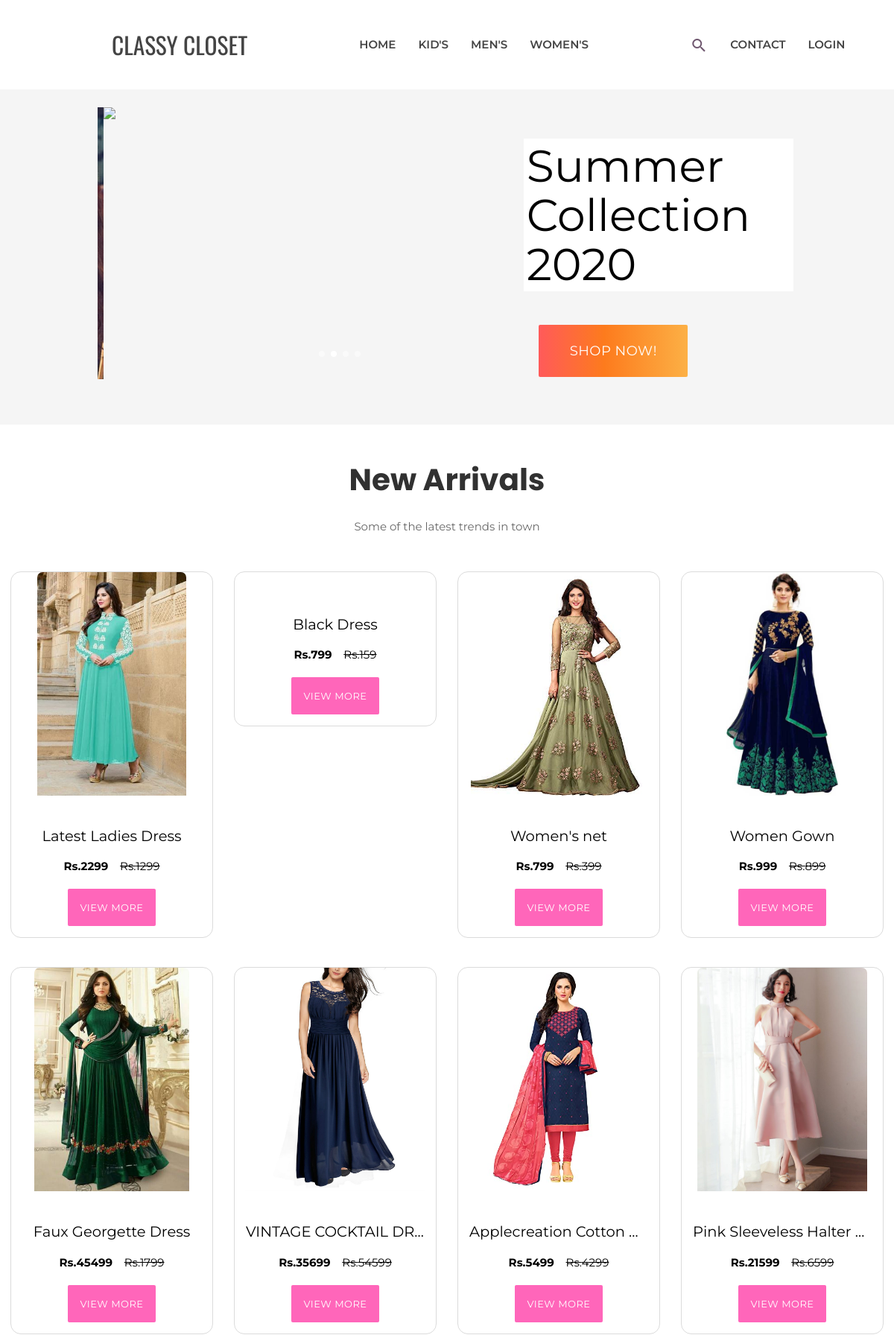
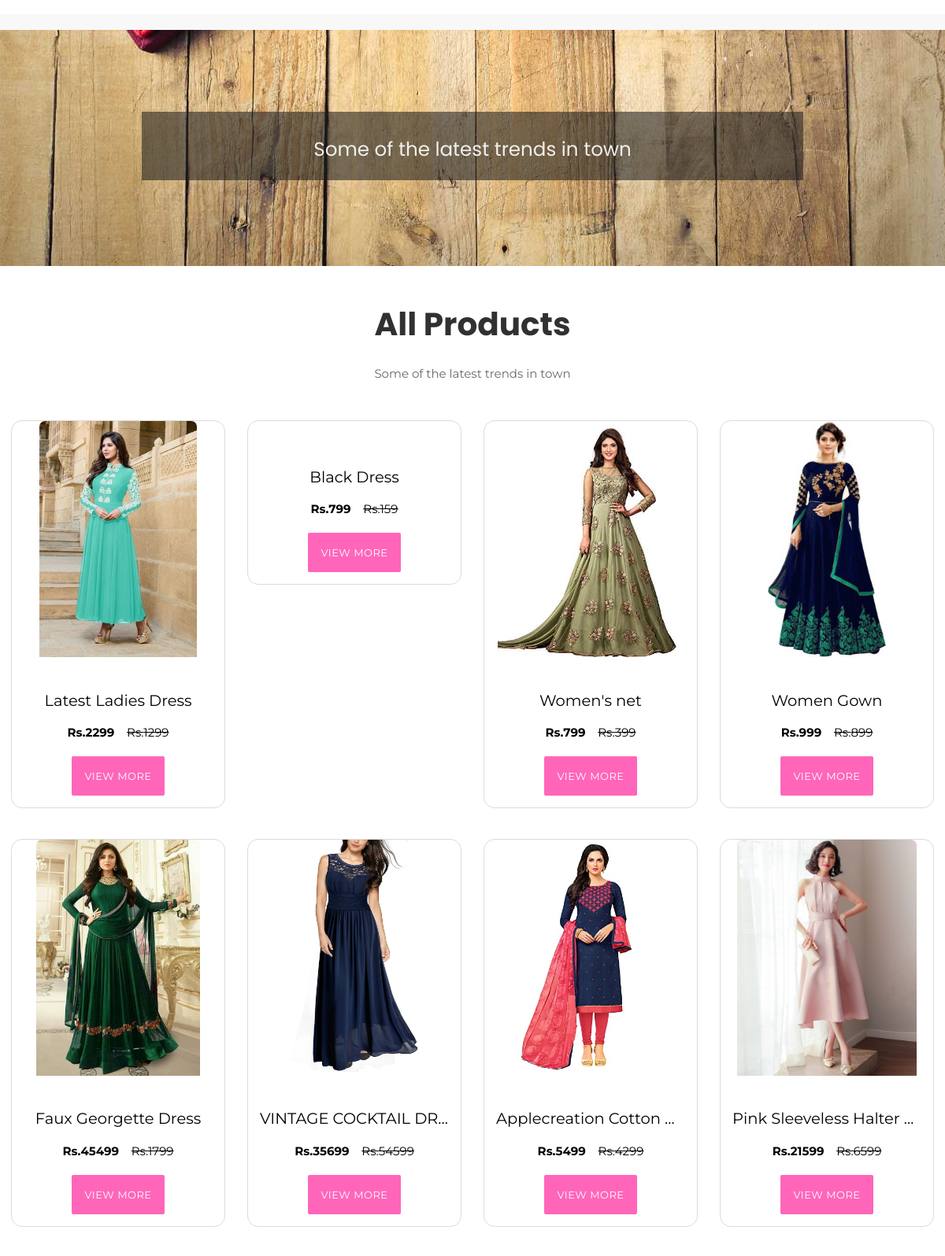
The page / (upper part) on the database its author committed (2 pictures, top to bottom).
### tables this page shows
CREATE TABLE `super_category` (
  `id` int(11) NOT NULL,
  `super_category` varchar(255) NOT NULL,
  `status` tinyint(4) NOT NULL
);

CREATE TABLE `product` (
  `id` int(11) NOT NULL,
  `categories_id` int(11) NOT NULL,
  `name` varchar(255) NOT NULL,
  `mrp` float NOT NULL,
  `price` float NOT NULL,
  `qty` int(11) NOT NULL,
  `image` varchar(255) NOT NULL,
  `short_desc` varchar(2000) NOT NULL,
  `description` text NOT NULL,
  `meta_title` varchar(2000) NOT NULL,
  `meta_desc` varchar(2000) NOT NULL,
  `meta_keyword` varchar(2000) NOT NULL,
  `status` tinyint(4) NOT NULL
);

### includes/function.inc.php (called while the page is built, shortened)
<?php
function get_product($con, $limit = '', $cat_id = '', $product_id = '')
{
    $data = array();
    $sql = "SELECT product.*,categories.categories FROM product,categories WHERE product.status=1";
    $sql .= " AND product.categories_id=categories.id";
    $sql .= " ORDER BY product.id DESC";
    if ($limit != '') {
        $sql .= " LIMIT $limit";
    }
    $res = mysqli_query($con, $sql);
    while ($row = mysqli_fetch_assoc($res)) {
        $data[] = $row;
    }
    return $data;
}

### index.php (the view, shortened to what this page needs)
<?php require('includes/header.inc.php'); ?>
<div class="slider-container">
    <div class="row">
        <div class="col s12 m7 offset-m1">
            <div class="carousel carousel-slider">
                <a class="carousel-item" href="#one!"><img src="media/slider/1.jpg"></a>
                <a class="carousel-item" href="#two!"><img src="media/slider/2.jpg"></a>
            </div>
        </div>
        <div class="col s12 m4">
            <div class="text-translate">
                <div>
                    <h1 class="slider-title">Summer Collection 2020</h1>
                </div>
                <a id="banner_button" class="waves-effect waves-light btn-large  btn-flat">Shop Now!</a>
            </div>
        </div>
    </div>
</div>
<div id="new_arrivals">
    <div class="title center">
        <h1>New Arrivals</h1>
        <p>Some of the latest trends in town</p>
    </div>
    <div class="">
        <div class="row center">
            <?php
            $get_product = get_product($con, '8', '', '');
            foreach ($get_product as $list) {
            ?>
                <div class="col s6 m4 l3">
                    <a href="product.php?id=<?php echo $list['id'] ?>" class="black-text">
                        <div class="dress-card box_shadow">
                            <div class="dress-card-head">
                                <img class="dress-card-img-top" src="<?php echo "media/product/" . $list['image'] ?>" alt="">
                            </div>
                            <div class="dress-card-body">
                                <h4 class="dress-card-title"> <?php echo $list['name'] ?></h4>
                                <p class="dress-card-para">
                                    <span class="dress-card-price">Rs.<?php echo $list['mrp'] ?> &ensp;</span>
                                    <span class="dress-card-crossed">Rs.<?php echo $list['price'] ?></span>
                                </p>
                                <a id="product_button" class="waves-effect waves-light btn-small  btn-flat" href="product.php?id=<?php echo $list['id'] ?>">View
                                    More</a>
                            </div>
                        </div>
                    </a>
                </div>
            <?php
            }
            ?>
        </div>
    </div>
</div>
<div class="parallax-container valign-wrapper">
    <div class="section no-pad-bot">
        <div class="container">
            <div class="row center breadcrumb_wrapper">
                <h5 class="header col s12">Some of the latest trends in town
                </h5>
            </div>
        </div>
    </div>
    <div class="parallax"><img src="media/parallax/2.jpg" alt="Unsplashed background img 2"></div>
</div>
<div id="new_arrivals">
    <div class="title center">
        <h1>All Products</h1>
        <p>Some of the latest trends in town</p>
    </div>
    <div class="row center">
        <?php
        $get_product = get_product($con, '', '', '');
        foreach ($get_product as $list) {
        ?>
            <div class="col s6 m4 l3">
                <a href="product.php?id=<?php echo $list['id'] ?>" class="black-text">
                    <div class="dress-card box_shadow">
                        <div class="dress-card-head">
                            <img class="dress-card-img-top" src="<?php echo "media/product/" . $list['image'] ?>" alt="">
                        </div>
                        <div class="dress-card-body">
                            <h4 class="dress-card-title"> <?php echo $list['name'] ?></h4>
                            <p class="dress-card-para">
                                <span class="dress-card-price">Rs.<?php echo $list['mrp'] ?> &ensp;</span>
                                <span class="dress-card-crossed">Rs.<?php echo $list['price'] ?></span>
                            </p>
                            <a id="product_button" class="waves-effect waves-light btn-small  btn-flat" href="product.php?id=<?php echo $list['id'] ?>">View
                                More</a>
                        </div>
                    </div>
                </a>
            </div>
        <?php
        }
        ?>
    </div>
</div>
<?php require('includes/footer.inc.php'); ?>

### includes/header.inc.php (shortened to what this page needs)
<?php
require('connection.inc.php');
require('function.inc.php');
$super_cat_res = mysqli_query($con, "SELECT * FROM super_category WHERE status=1 ORDER BY super_category ASC");
$super_cat_arr = array();
while ($row = mysqli_fetch_assoc($super_cat_res)) {
    $super_cat_arr[] = $row;
}
?>
<!DOCTYPE html>
<html lang="en">
<head>
    <link rel="stylesheet" href="https://cdnjs.cloudflare.com/ajax/libs/font-awesome/4.7.0/css/font-awesome.min.css">
    <link href="css/materialize.css" type="text/css" rel="stylesheet" media="screen,projection" />
    <link href="css/style.css" type="text/css" rel="stylesheet" media="screen,projection" />
</head>
<body>
    <div class="">
        <nav class="white z-depth-0" role="navigation">
            <div class="row">
                <div class="col s12 m3 center">
                    <a id="logo-container" class="brand-logo" href="index.php">CLASSY CLOSET</a>
                </div>
                <div class="col s12 m6 push-custom">
                    <ul class="hide-on-med-and-down nav-ul">
                        <li><a href="index.php">Home</a></li>
                        <?php
                        foreach ($super_cat_arr as $list) {
                        ?>
                            <li><a href="categories.php?id=<?php echo $list['id'] ?>"><?php echo $list['super_category'] ?></a></li>
                        <?php
                        }
                        ?>
                    </ul>
                </div>
                <div class="col s12 m3">
                    <ul class="hide-on-med-and-down nav-ul">
                        <li id="nav_cart"><a href="search.php"> <i class="material-icons-outlined">search</i></a> </li>
                        <li><a href="contact.php">Contact</a></li>
                        <li> <?php
                                if (isset($_SESSION['USER_LOGIN'])) {
                                    echo '<a href="logout.php">Logout</a>';
                                } else {
                                    echo '<a href="login.php">Login</a>';
                                }
                                ?>
                        </li>
                    </ul>
                </div>
            </div>
        </nav>
    </div>

### css/style.css (style rules this page uses)
nav ul a, nav .brand-logo { color: #444; }
p { line-height: 2rem; }
.parallax-container { min-height: 300px; line-height: 0; height: auto; color: rgba(255, 255, 255, 0.9); }
.parallax-container .section { width: 100%; }
body { font-family: "Montserrat", sans-serif; color: #000; background-color: rgb(248, 248, 248); }
nav { height: 15vh !important; line-height: 15vh; overflow: hidden; text-transform: uppercase; }
.nav-ul { font-weight: 600; }
.brand-logo { font-size: 2.1rem !important; font-family: "Oswald", sans-serif; }
.row .col.push-custom { left: 13% !important; }
nav ul li { position: relative; }
nav i, nav [class^="mdi-"], nav [class*="mdi-"], nav i.material-icons { display: unset; }
.material-icons-outlined { font-weight: 300; color: #442644c5; vertical-align: middle; display: inline; }
.slider-container { padding: 2%; background-color: rgb(245, 245, 245); }
.carousel.carousel-slider { max-height: 60vh !important; object-fit: cover; }
.text-translate { transform: translateX(-100px); }
.slider-title { font-size: 4em; background-color: rgb(255, 255, 255); padding: 1%; }
#banner_button.btn-large { width: 200px; transform: translateX(20px); height: 70px; line-height: 70px; font-size: larger; background: rgb(255, 90, 90); background: linear-gradient( 90deg, rgba(255, 90, 90, 1) 0%, rgba(253, 123, 29, 1) 44%, rgba(252, 176, 69, 1) 100% ); color: rgb(255, 255, 255); }
#new_arrivals { background-color: #fff; padding-top: 10px; }
#new_arrivals .title h1 { color: #313131; font-family: "Poppins", sans-serif; font-size: 2.7em !important; font-weight: 700; }
#new_arrivals .title p { color: #686868; font-size: 1em !important; font-weight: 400; padding-bottom: 10px; }
.dress-card { border: solid rgb(219, 219, 219) 1px; border-radius: 14px; margin: 7% 1% 7% 1%; }
.dress-card-img-top { width: auto; max-width: 100%; object-fit: cover; height: 45vw; border-radius: 7px 7px 0 0; }
@media only screen and (min-width: 601px) { .dress-card-img-top { height: 35vw; } }
@media only screen and (min-width: 993px) { .dress-card-img-top { height: 25vw; } }
.dress-card-body { padding: 1em; border-radius: 0 0 7px 7px; }
.dress-card-title { font-size: 1.3em; display: block; width: auto; overflow: hidden; white-space: nowrap; text-overflow: ellipsis; }
.dress-card-crossed { text-decoration: line-through; }
.dress-card-price { font-size: 1rem; font-weight: bold; }
.dress-card-para { font-size: 1rem; }
#product_button.btn-small { height: 50px; line-height: 50px; background-color: rgb(255, 102, 186); color: rgb(255, 255, 255); }
.btn-large { margin: 20px; margin-left: 0; background-color: rgb(255, 255, 255); color: rgb(36, 36, 36); }
.breadcrumb_wrapper { font-family: Poppins, sans-serif; z-index: -1; padding-top: 2%; padding-bottom: 2%; background-color: rgba(29, 29, 29, 0.562); }

### rows shown on the page
super_category: super_category "KID'S"
super_category: super_category "MEN'S"
super_category: super_category "WOMEN'S"
product: image (picture), name "Latest Ladies Dress", mrp "2299", price "1299"
product: name "Black Dress", mrp "799", price "159"
product: image (picture), name "Women's net", mrp "799", price "399"
product: image (picture), name "Women Gown", mrp "999", price "899"
product: image (picture), name "Faux Georgette Dress", mrp "45499", price "1799"
product: image (picture), name "VINTAGE COCKTAIL DR…", mrp "35699", price "54599"
product: image (picture), name "Applecreation Cotton…", mrp "5499", price "4299"
product: image (picture), name "Pink Sleeveless Halter…", mrp "21599", price "6599"
